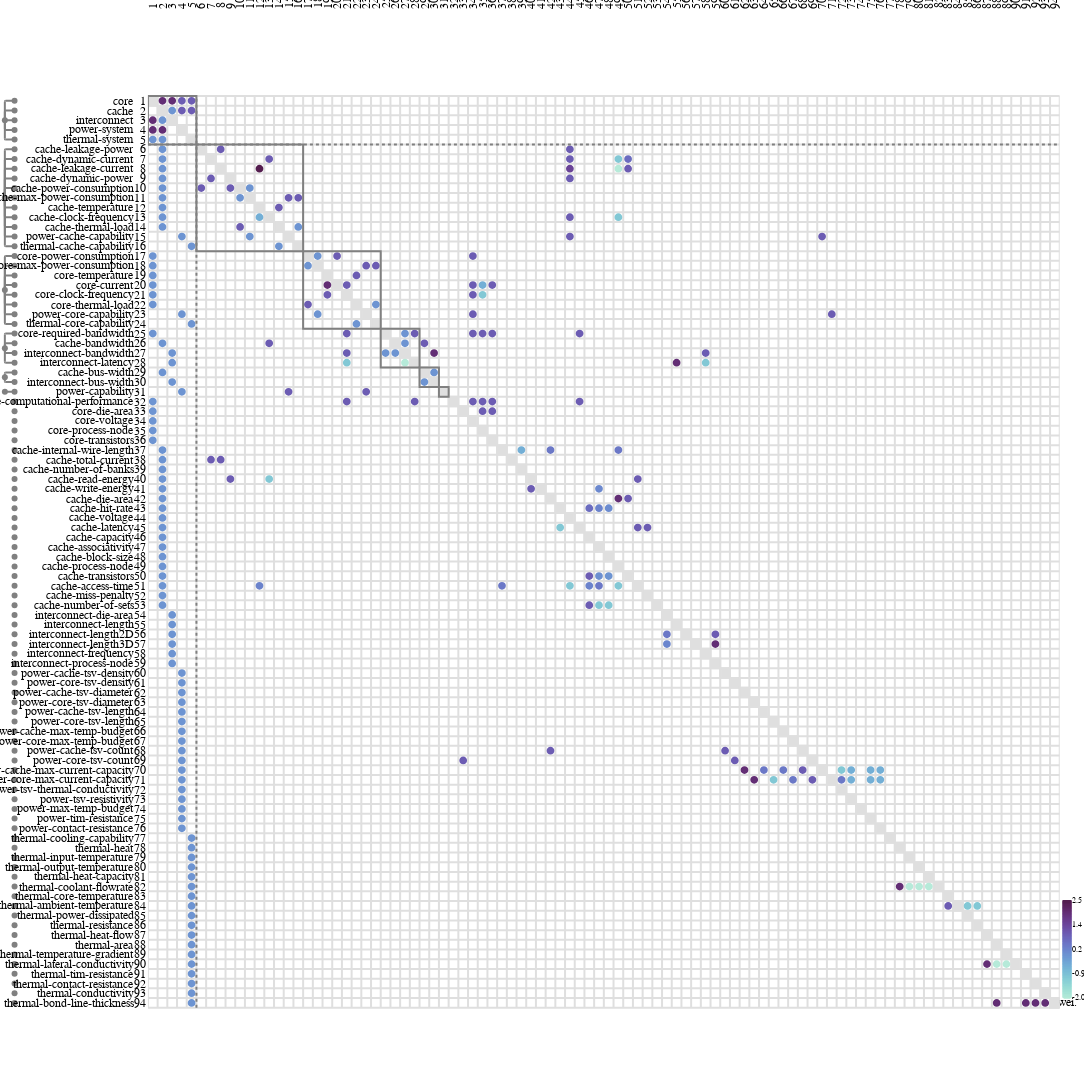

Notebook cell for this chart:
### Code cell
import ragraph.plot

from utils import set_edge_weights
set_edge_weights(graph)

figure = raesl.plot.mdm(
    graph,
    node_kinds=["component", "variable"],
    depth=2,
    style=raesl.plot.Style(
        ragraph=ragraph.plot.Style(
            piemap=dict(
                display="weights",
                mode= "relative",
                fields=["weight"]
            ),
        )
    )
)

figure.write_image("figures/mdm_weights.svg")
figure.show()
